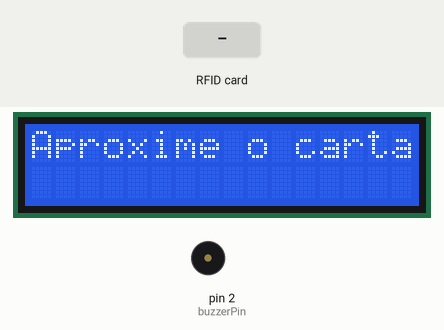
Bench run of a sketch on a simulated Arduino Uno, built with avr-gcc and run on an emulated ATmega328P. Parts: 16×2 character LCD, buzzer (waves = sounding). Inputs (shaded band) come from the test bench. What the sketch prints to the serial monitor is not drawn.

Above: at 1.3 s.
1.4 s: RFID card 5E 7A 19 C4 held to the reader
At 1.56 s:
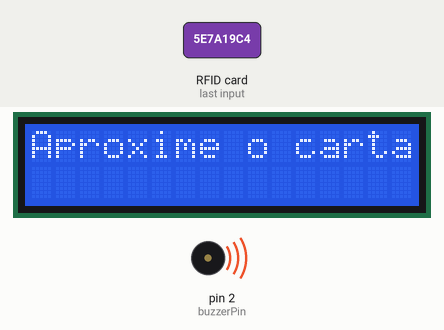
Timing chart, 0 to 4.4 s (numbered marks = the images above; inputs shaded):
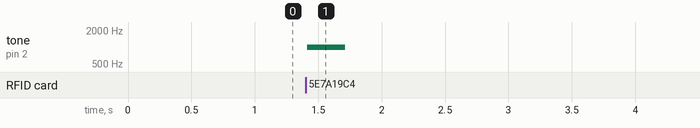

Measured:
- after the input at 1.4 s, tone on pin 2 (buzzerPin): silent → 1000 Hz at once, → silent 0.30 s later

The sketch:

projeto_senai.ino
```cpp
#include <SPI.h>
#include <MFRC522.h>
#include <Wire.h>
#include <LiquidCrystal_I2C.h>

// Pinos do RFID
#define SS_PIN 10
#define RST_PIN 9

MFRC522 rfid(SS_PIN, RST_PIN);

// LCD I2C no endereço 0x27
LiquidCrystal_I2C lcd(0x27, 16, 2);

// Buzzer
const int buzzerPin = 2;

void setup() {
  Serial.begin(9600);
  SPI.begin();
  rfid.PCD_Init();

  lcd.init();
  lcd.backlight();

  pinMode(buzzerPin, OUTPUT);

  lcd.setCursor(0, 0);
  lcd.print("Aproxime o cartao");
}

void loop() {
  if (!rfid.PICC_IsNewCardPresent() || !rfid.PICC_ReadCardSerial()) {
    return;
  }

  // Converte UID para string
  String uidString = "";
  for (byte i = 0; i < rfid.uid.size; i++) {
    uidString += String(rfid.uid.uidByte[i] < 0x10 ? "0" : "");
    uidString += String(rfid.uid.uidByte[i], HEX);
  }
  uidString.toUpperCase();

  Serial.print("Cartao detectado! UID: ");
  Serial.println(uidString);

 String json = "{";
  json += "\"uid\":\"" + uidString + "\"";
  json += "}";

  Serial.println(json);

  // Toca o buzzer
  tone(buzzerPin, 1000);
  delay(300);
  noTone(buzzerPin);

  delay(2500); // Tempo para ler
  lcd.clear();
  lcd.setCursor(0, 0);
  lcd.print("Aproxime o cartao");

  // Finaliza comunicação
  rfid.PICC_HaltA();
  rfid.PCD_StopCrypto1();
}
```
